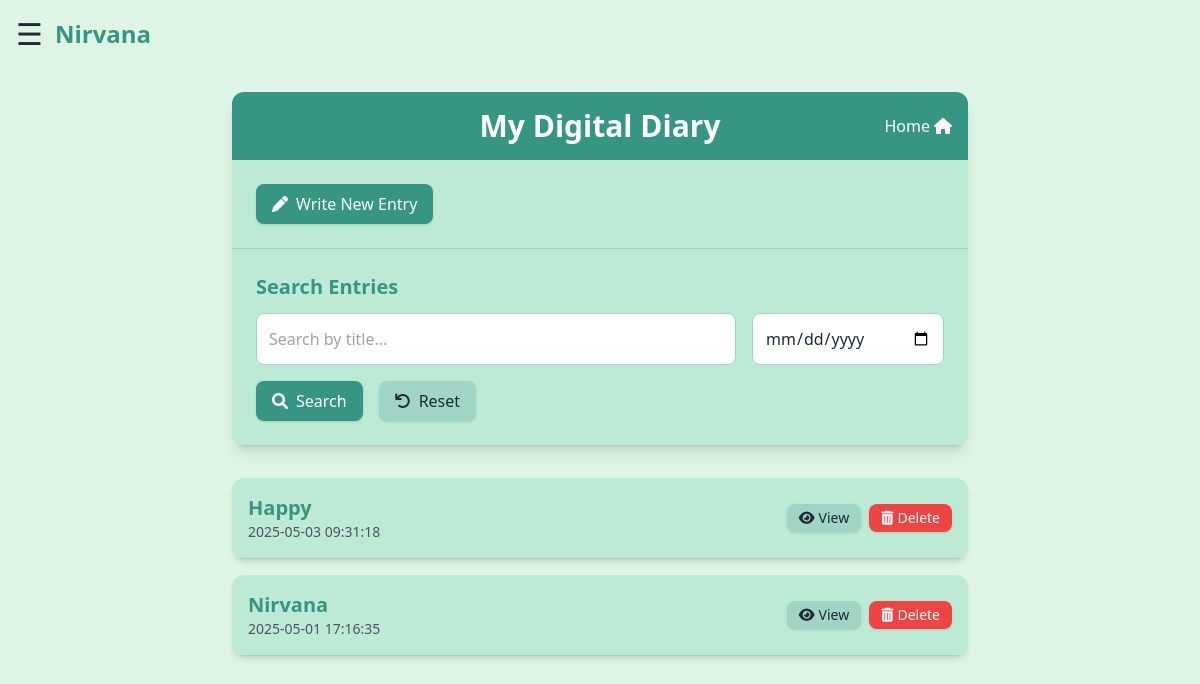
Page /diary (signed in) on the committed database.
### models.py (models this page shows, shortened)
class DiaryEntry(db.Model):
    id = db.Column(db.Integer, primary_key=True)
    title = db.Column(db.String(200), nullable=False)
    content = db.Column(db.Text, nullable=False)
    timestamp = db.Column(db.DateTime, default=datetime.now)
    user_id = db.Column(db.Integer, db.ForeignKey('user.id'), nullable=False)

### app.py (the view)
@app.route('/diary')
def diary_home():
    if 'user_id' not in session:
        return redirect(url_for('login'))
    entries = diary.get_all_entries()
    return render_template('diary.html', entries=entries, is_search=False, username=session['username'])

### diary.py (called while the page is built)
def get_all_entries():
    if 'user_id' not in session:
        return []
    entries = DiaryEntry.query.filter_by(user_id=session['user_id']).order_by(DiaryEntry.timestamp.desc()).all()
    formatted_entries = []
    for entry in entries:
        formatted_entries.append((
            entry.id,
            entry.title,
            entry.content,
            entry.timestamp.strftime('%Y-%m-%d %H:%M:%S')
        ))
    return formatted_entries

### templates/diary.html (shortened to what this page needs)
<!DOCTYPE html>
<html lang="en">
<head>
    <script src="https://cdn.tailwindcss.com"></script>
    <link
      href="https://cdnjs.cloudflare.com/ajax/libs/font-awesome/6.0.0/css/all.min.css"
      rel="stylesheet"
    />
</head>
<body class="bg-[#DEF5E5] text-gray-800">
    <div class="flex-1 ml-0 w-full min-h-screen">
        <div class="flex items-center gap-3 p-4">
            <button
                onclick="toggleSidebar()"
                class="text-3xl focus:outline-none text-gray-800"
                aria-label="Open Sidebar"
            >
                ☰
            </button>
            <span class="text-2xl font-semibold text-[#379683]">Nirvana</span>
        </div>
        <div class="max-w-3xl mx-auto px-4 py-6">
            <div class="bg-[#BCEAD5] rounded-xl shadow-lg overflow-hidden mb-8">
                <div class="bg-[#379683] p-4 text-center flex justify-between items-center">
                    <h2 class="text-3xl font-bold text-white">My Digital Diary</h2>
                    <div class="w-24 text-right">
                        <a href="{{ url_for('home') }}" class="text-white hover:underline flex items-center justify-end">
                            <span class="mr-1">Home</span>
                            <i class="fas fa-home"></i>
                        </a>
                    </div>
                </div>
                <div class="p-6 border-b border-[#9ED5C5]" id="newEntrySection">
                    <button type="button"
                            class="bg-[#379683] text-white py-2 px-4 rounded-lg shadow hover:bg-opacity-90 transition-colors flex items-center toggle-form-btn"
                            onclick="toggleNewEntryForm()">
                        <i class="fas fa-pen mr-2"></i> Write New Entry
                    </button>
                </div>
                <div class="p-6 border-b border-[#9ED5C5]">
                    <h3 class="text-xl font-semibold mb-3 text-[#379683]">Search Entries</h3>
                    <form action="{{ url_for('diary_search') }}" method="GET" class="space-y-4">
                        <div class="flex flex-col sm:flex-row gap-4">
                            <input type="text"
                                   name="title"
                                   placeholder="Search by title..."
                                   value="{{ request.args.get('title', '') }}"
                                   class="flex-1 p-3 rounded-lg border border-[#9ED5C5] focus:outline-none focus:ring-2 focus:ring-[#379683]">
                            <input type="date"
                                   name="date"
                                   value="{{ request.args.get('date', '') }}"
                                   class="sm:w-48 p-3 rounded-lg border border-[#9ED5C5] focus:outline-none focus:ring-2 focus:ring-[#379683]">
                        </div>
                        <div class="flex gap-4">
                            <button type="submit"
                                    class="bg-[#379683] text-white py-2 px-4 rounded-lg shadow hover:bg-opacity-90 transition-colors flex items-center">
                                <i class="fas fa-search mr-2"></i> Search
                            </button>
                            <a href="{{ url_for('diary_home') }}" class="reset-btn">
                                <button type="button"
                                        class="bg-[#9ED5C5] text-gray-800 py-2 px-4 rounded-lg shadow hover:bg-opacity-90 transition-colors flex items-center">
                                    <i class="fas fa-undo mr-2"></i> Reset
                                </button>
                            </a>
                        </div>
                    </form>
                </div>
            </div>
            {% if entries %}
                <div class="space-y-4">
                    {% for entry in entries %}
                    <div class="bg-[#BCEAD5] rounded-xl shadow-md overflow-hidden animate-fade-in" id="entry-{{ entry[0] }}">
                        <div class="p-4 flex flex-col sm:flex-row sm:items-center justify-between gap-3 border-b border-[#9ED5C5]">
                            <div class="entry-info">
                                <div class="text-xl font-semibold text-[#379683]">{{ entry[1] }}</div>
                                <div class="text-sm text-gray-600">{{ entry[3] }}</div>
                            </div>
                            <div class="flex gap-2">
                                <button class="view-btn bg-[#9ED5C5] text-gray-800 py-1 px-3 rounded-lg shadow hover:bg-opacity-90 transition-colors flex items-center text-sm"
                                        onclick="toggleEntryContent('{{ entry[0] }}')">
                                    <i class="fas fa-eye mr-1"></i> View
                                </button>
                                <a href="{{ url_for('diary_delete', entry_id=entry[0]) }}"
                                   onclick="return confirm('Are you sure you want to delete this entry?');">
                                    <button class="delete-btn bg-red-500 text-white py-1 px-3 rounded-lg shadow hover:bg-opacity-90 transition-colors flex items-center text-sm">
                                        <i class="fas fa-trash-alt mr-1"></i> Delete
                                    </button>
                                </a>
                            </div>
                        </div>
                    </div>
                    {% endfor %}
                </div>
            {% else %}
                <div class="bg-white bg-opacity-70 p-8 rounded-xl shadow-md text-center">
                    <i class="fas fa-book text-4xl text-[#379683] mb-4"></i>
                    <p class="text-lg text-gray-700">No entries yet. Start writing your thoughts!</p>
                </div>
            {% endif %}
        </div>
    </div>
</body>
</html>

### templates/diary.html (style rules this page uses)
.animate-fade-in { animation: fadeIn 0.5s ease-in-out; }

### rows in the picture
DiaryEntry: title "Happy", timestamp "2025-05-03 09:31:18"
DiaryEntry: title "Nirvana", timestamp "2025-05-01 17:16:35"
